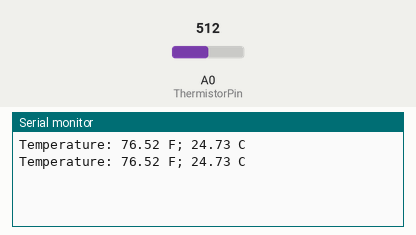
This sketch was run on a simulated Arduino Uno, built with avr-gcc and run on an emulated ATmega328P. Parts: the last lines printed to the serial monitor. The test bench sets the inputs (shaded band); at power-on: A0 (ThermistorPin) = 512.

Above: at 5.8 s.
5.9 s: A0 (ThermistorPin) set to 716
At 11.3 s:
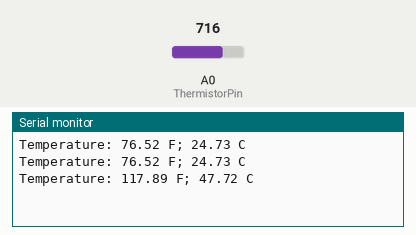
11.9 s: A0 (ThermistorPin) set to 900
At 16.3 s:
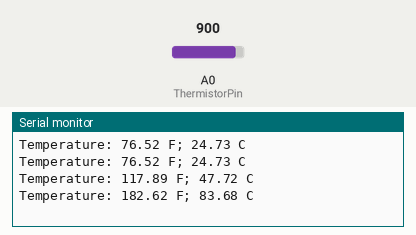
Timing chart, 0 to 17.8 s (numbered marks = the images above; inputs shaded):
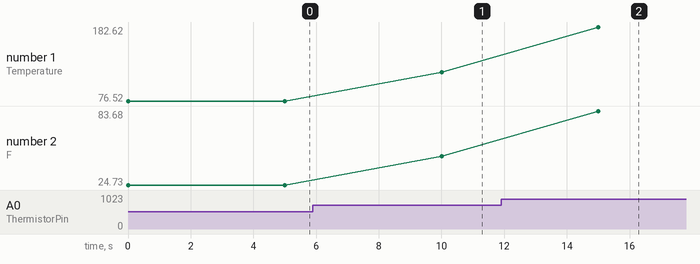

The sketch:

temp.ino
```cpp
/*
 *  Author:dharmendra Kumar Yadav

 */
int ThermistorPin = A0;
int Vo;
float R1 = 10000;
float logR2, R2, T, Tc, Tf;
float c1 = 1.009249522e-03, c2 = 2.378405444e-04, c3 = 2.019202697e-07;

void setup() {
Serial.begin(9600);
}

void loop() {

  Vo = analogRead(ThermistorPin);
  R2 = R1 * (1023.0 / (float)Vo - 1.0);
  logR2 = log(R2);
  T = (1.0 / (c1 + c2*logR2 + c3*logR2*logR2*logR2));
  Tc = T - 273.15;
  Tf = (Tc * 9.0)/ 5.0 + 32.0;

  Serial.print("Temperature: ");
  Serial.print(Tf);
  Serial.print(" F; ");
  Serial.print(Tc);
  Serial.println(" C");

  delay(5000);
}
```

Measured:
- after the input at 5.9 s, the serial monitor: prints a new line after 4.1 s (image 1)
- after the input at 11.9 s, the serial monitor: prints a new line after 3.1 s (image 2)
- plotted number 1: 76.52 → 117.89 after the input at 5.9 s, 117.89 → 182.62 after the input at 11.9 s
- plotted number 2: 24.73 → 47.72 after the input at 5.9 s, 47.72 → 83.68 after the input at 11.9 s
